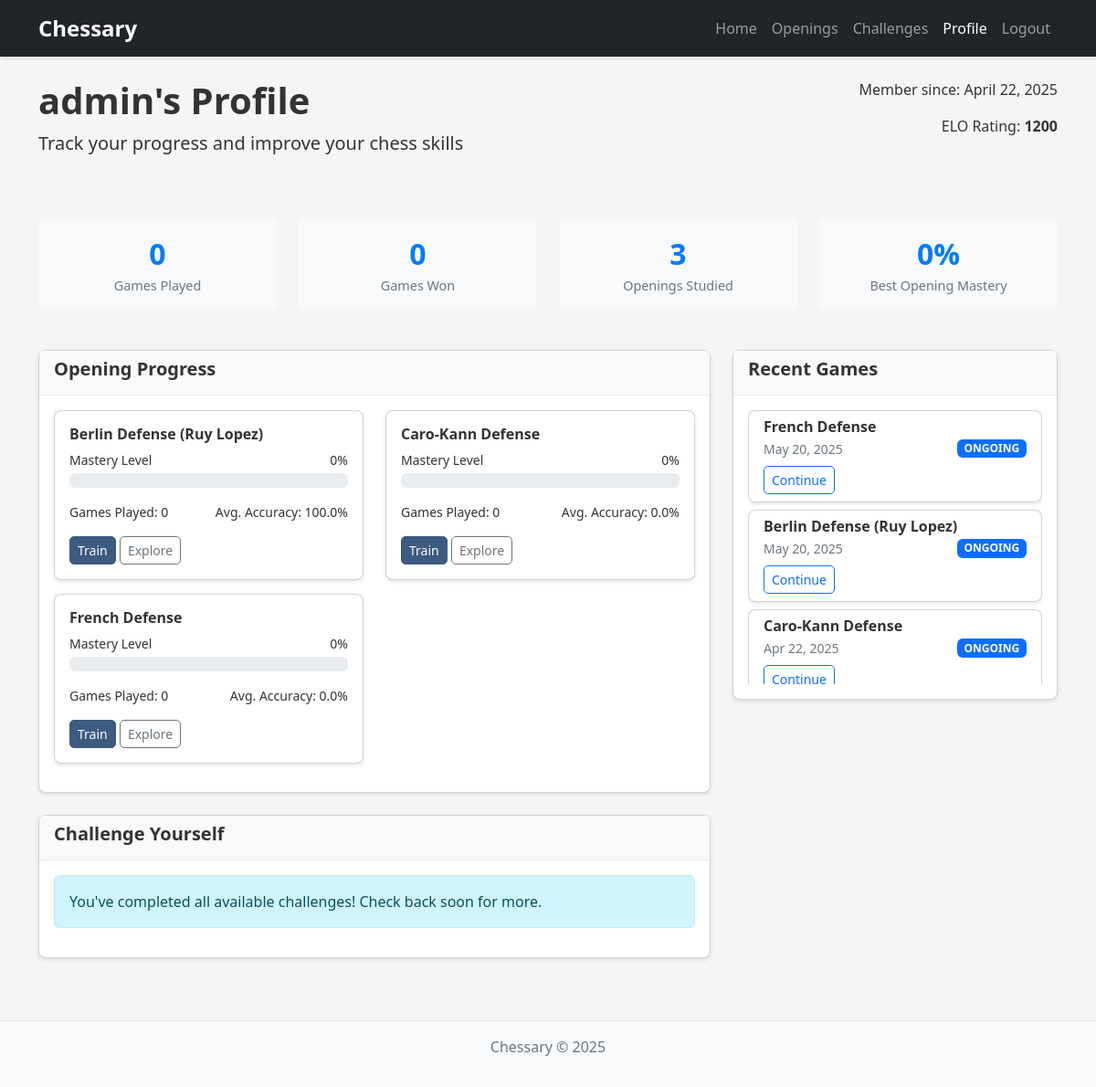
The page /profile/ (signed in) on the database as committed earlier.
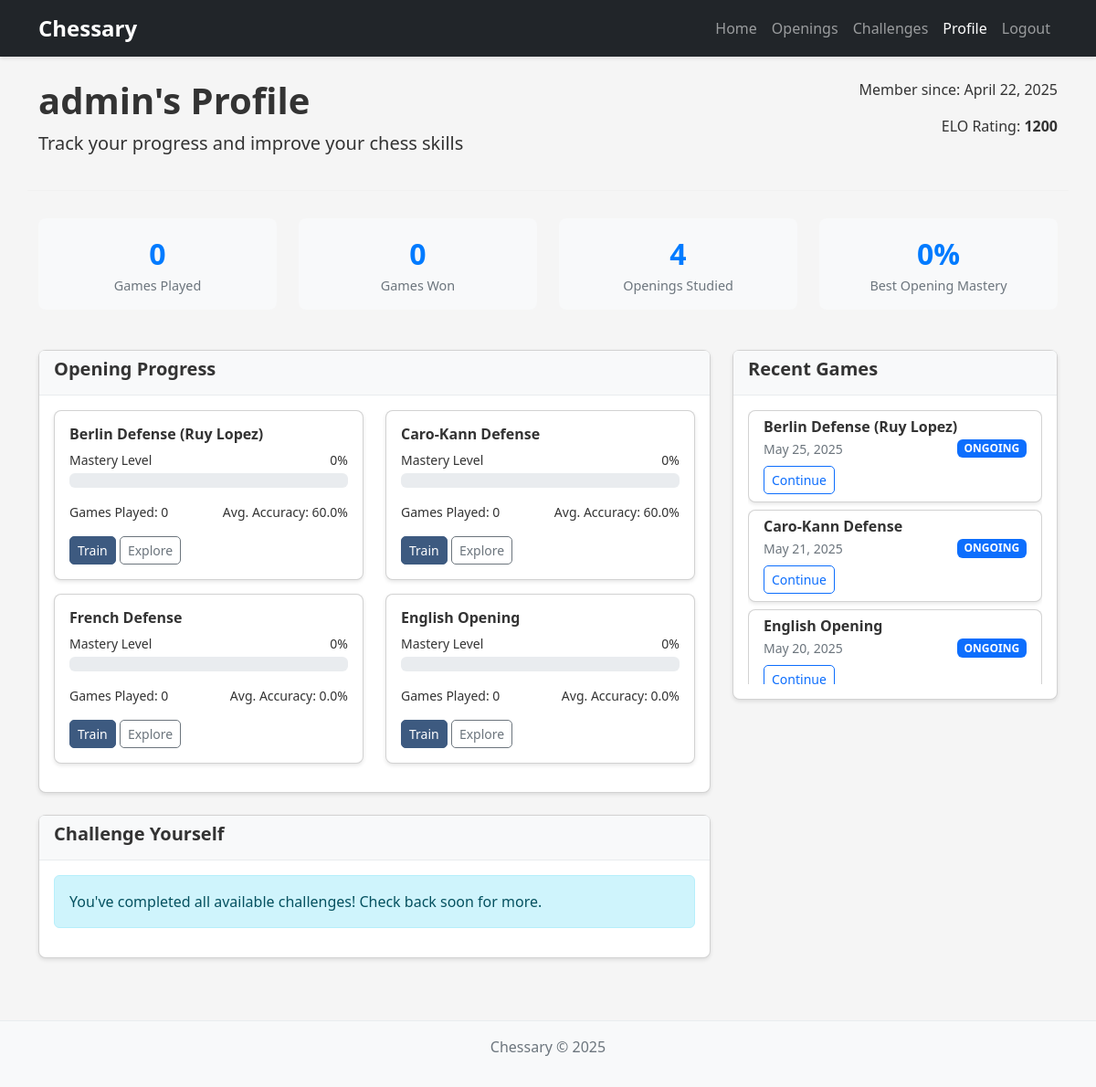
The same page on the database as committed later.
### chess_app/models.py (models this page shows, shortened)
class UserProfile(models.Model):
    user = models.OneToOneField(User, on_delete=models.CASCADE)
    elo_rating = models.IntegerField(default=1200)
    games_played = models.IntegerField(default=0)
    games_won = models.IntegerField(default=0)

class UserProgress(models.Model):
    user = models.ForeignKey(User, on_delete=models.CASCADE)
    opening = models.ForeignKey(Opening, on_delete=models.CASCADE)
    games_played = models.IntegerField(default=0)
    mastery_level = models.IntegerField(default=0)  # 0-100 scale
    last_played = models.DateTimeField(auto_now=True)
    avg_accuracy = models.FloatField(default=0.0)  # Average move accuracy 0-100
    best_accuracy = models.FloatField(default=0.0)  # Best game accuracy 0-100
    common_mistakes = models.TextField(blank=True, null=True)  # JSON field to store common mistake positions
    class Meta:
        unique_together = ['user', 'opening']

class Opening(models.Model):
    name = models.CharField(max_length=100)
    eco_code = models.CharField(max_length=10, blank=True, null=True)
    pgn_moves = models.TextField()
    description = models.TextField()
    difficulty = models.IntegerField(default=1)  # 1-5 scale
    is_popular = models.BooleanField(default=False)
    for_white = models.BooleanField(default=True)  # True for White, False for Black
    category = models.CharField(max_length=50, blank=True, null=True) # e.g., "Open Game", "Semi-Open", etc.
    main_line = models.TextField(blank=True, null=True)  # Optional field for the main line PGN
    parent_opening = models.ForeignKey('self', on_delete=models.SET_NULL, blank=True, null=True, related_name='variations')

class Game(models.Model):
    GAME_STATUS_CHOICES = [
        ('ONGOING', 'Ongoing'),
        ('COMPLETED', 'Completed'),
        ('ABANDONED', 'Abandoned'),
    ]
    user = models.ForeignKey(User, on_delete=models.CASCADE)
    opening = models.ForeignKey(Opening, on_delete=models.CASCADE)
    created_at = models.DateTimeField(auto_now_add=True)
    updated_at = models.DateTimeField(auto_now=True)
    status = models.CharField(max_length=20, choices=GAME_STATUS_CHOICES, default='ONGOING')
    fen_position = models.CharField(max_length=100, default='rnbqkbnr/pppppppp/8/8/8/8/PPPPPPPP/RNBQKBNR w KQkq - 0 1')
    user_color = models.CharField(max_length=5, default='white')
    ai_strength = models.IntegerField(default=15)  # Stockfish depth
    in_opening_book = models.BooleanField(default=True)  # Whether we're still in the opening book
    result = models.CharField(max_length=10, blank=True, null=True)  # "1-0", "0-1", "1/2-1/2"

### chess_app/views.py (the view)
# urls.py: path('profile/', views.user_profile, name='user_profile'),
@login_required
def user_profile(request):
    user_profile, created = UserProfile.objects.get_or_create(user=request.user)
    progress_list = UserProgress.objects.filter(user=request.user).order_by('-mastery_level')
    recent_games = Game.objects.filter(user=request.user).order_by('-updated_at')[:5]
    unsolved_challenges = UserChallenge.objects.filter(
        user=request.user,
        is_solved=False
    ).select_related('challenge')[:5]
    return render(request, 'chess_app/user_profile.html', {
        'profile': user_profile,
        'progress_list': progress_list,
        'recent_games': recent_games,
        'unsolved_challenges': unsolved_challenges
    })

### chess_app/templates/chess_app/user_profile.html (shortened to what this page needs)
{% extends 'chess_app/base.html' %}
{% load static %}
{% block content %}
<div class="row profile-header">
    <div class="col-md-8">
        <h1>{{ profile.user.username }}'s Profile</h1>
        <p class="lead">Track your progress and improve your chess skills</p>
    </div>
    <div class="col-md-4 text-end">
        <p>Member since: {{ profile.user.date_joined|date:"F j, Y" }}</p>
        <p>ELO Rating: <strong>{{ profile.elo_rating }}</strong></p>
    </div>
</div>
<div class="row">
    <div class="col-md-12 mb-4">
        <div class="row">
            <div class="col-md-3">
                <div class="stats-card">
                    <div class="stats-number">{{ profile.games_played }}</div>
                    <div class="stats-label">Games Played</div>
                </div>
            </div>
            <div class="col-md-3">
                <div class="stats-card">
                    <div class="stats-number">{{ profile.games_won }}</div>
                    <div class="stats-label">Games Won</div>
                </div>
            </div>
            <div class="col-md-3">
                <div class="stats-card">
                    <div class="stats-number">{{ progress_list.count }}</div>
                    <div class="stats-label">Openings Studied</div>
                </div>
            </div>
            <div class="col-md-3">
                <div class="stats-card">
                    <div class="stats-number">
                        {% if progress_list %}
                            {{ progress_list.0.mastery_level }}%
                        {% else %}
                            0%
                        {% endif %}
                    </div>
                    <div class="stats-label">Best Opening Mastery</div>
                </div>
            </div>
        </div>
    </div>
    <div class="col-md-8">
        <div class="card mb-4">
            <div class="card-header">
                <h5>Opening Progress</h5>
            </div>
            <div class="card-body">
                {% if progress_list %}
                    <div class="row">
                        {% for progress in progress_list %}
                        <div class="col-md-6">
                            <div class="card progress-card">
                                <div class="card-body">
                                    <h6 class="card-title">{{ progress.opening.name }}</h6>
                                    <div class="d-flex justify-content-between mb-1">
                                        <small>Mastery Level</small>
                                        <small>{{ progress.mastery_level }}%</small>
                                    </div>
                                    <div class="progress mb-3">
                                    </div>
                                    <div class="d-flex justify-content-between">
                                        <small>Games Played: {{ progress.games_played }}</small>
                                        <small>Avg. Accuracy: {{ progress.avg_accuracy|floatformat:1 }}%</small>
                                    </div>
                                    <div class="mt-3">
                                        <a href="{% url 'game' progress.opening.id %}" class="btn btn-sm btn-primary">Train</a>
                                        <a href="{% url 'opening_explorer_detail' progress.opening.id %}" class="btn btn-sm btn-outline-secondary">Explore</a>
                                    </div>
                                </div>
                            </div>
                        </div>
                        {% endfor %}
                    </div>
                {% else %}
                    <div class="alert alert-info">
                        You haven't started studying any openings yet.
                        <a href="{% url 'opening_selection' %}">Choose an opening to start training!</a>
                    </div>
                {% endif %}
            </div>
        </div>
        <div class="card">
            <div class="card-header">
                <h5>Challenge Yourself</h5>
            </div>
            <div class="card-body">
                {% if unsolved_challenges %}
                    <p>Complete these challenges to improve your chess skills:</p>
                    {% for user_challenge in unsolved_challenges %}
                        <div class="challenge-item">
                            <h6>{{ user_challenge.challenge.title }}</h6>
                            <p>{{ user_challenge.challenge.description|truncatechars:100 }}</p>
                            <p>
                                <span class="badge bg-info">{{ user_challenge.challenge.get_difficulty_display }}</span>
                                <span class="badge bg-secondary">{{ user_challenge.challenge.opening.name }}</span>
                                <span class="badge bg-warning">Attempts: {{ user_challenge.attempts }}</span>
                            </p>
                            <a href="{% url 'challenge_detail' user_challenge.challenge.id %}" class="btn btn-sm btn-primary">
                                Try Challenge
                            </a>
                        </div>
                    {% endfor %}
                    <div class="mt-3">
                        <a href="{% url 'challenges' %}" class="btn btn-outline-primary">View All Challenges</a>
                    </div>
                {% else %}
                    <div class="alert alert-info">
                        You've completed all available challenges! Check back soon for more.
                    </div>
                {% endif %}
            </div>
        </div>
    </div>
    <div class="col-md-4">
        <div class="card">
            <div class="card-header">
                <h5>Recent Games</h5>
            </div>
            <div class="card-body">
                <div class="recent-games-list">
                    {% if recent_games %}
                        {% for game in recent_games %}
                            <div class="card mb-2">
                                <div class="card-body py-2 px-3">
                                    <h6 class="card-title mb-1">{{ game.opening.name }}</h6>
                                    <div class="d-flex justify-content-between align-items-center">
                                        <small class="text-muted">{{ game.updated_at|date:"M d, Y" }}</small>
                                        <span class="badge {% if game.status == 'COMPLETED' %}bg-success{% elif game.status == 'ONGOING' %}bg-primary{% else %}bg-secondary{% endif %}">
                                            {{ game.status }}
                                        </span>
                                    </div>
                                    <div class="mt-2">
                                        <a href="{% url 'game' game.opening.id %}" class="btn btn-sm btn-outline-primary">Continue</a>
                                    </div>
                                </div>
                            </div>
                        {% endfor %}
                    {% else %}
                        <div class="alert alert-info">
                            You haven't played any games yet.
                        </div>
                    {% endif %}
                </div>
            </div>
        </div>
    </div>
</div>
{% endblock %}

### chess_app/templates/chess_app/base.html (shortened to what this page needs)
<!DOCTYPE html>
<html lang="en">
<head>
    {% load static %}
    <link rel="stylesheet" href="https://cdn.jsdelivr.net/npm/bootstrap@5.2.3/dist/css/bootstrap.min.css">
    <link rel="stylesheet" href="{% static 'chess_app/css/style.css' %}">
    <link rel="stylesheet" href="https://unpkg.com/@chrisoakman/chessboardjs@1.0.0/dist/chessboard-1.0.0.min.css">
</head>
<body>
    <nav class="navbar navbar-expand-lg navbar-dark bg-dark">
        <div class="container">
            <a class="navbar-brand" href="{% url 'home' %}">Chessary</a>
            <div class="collapse navbar-collapse" id="navbarNav">
                <ul class="navbar-nav ms-auto">
                    <li class="nav-item">
                        <a class="nav-link" href="{% url 'home' %}">Home</a>
                    </li>
                    <li class="nav-item">
                        <a class="nav-link" href="{% url 'opening_selection' %}">Openings</a>
                    </li>
                    <li class="nav-item">
                        <a class="nav-link" href="{% url 'challenges' %}">Challenges</a>
                    </li>
                    {% if user.is_authenticated %}
                    <li class="nav-item">
                        <a class="nav-link" href="{% url 'user_profile' %}">Profile</a>
                    </li>
                    <li class="nav-item">
                        <form method="post" action="{% url 'logout' %}" class="d-inline">
                            <button type="submit" class="nav-link btn btn-link" style="border: none; background: none; color: rgba(255,255,255,.55);">Logout</button>
                        </form>
                    </li>
                    {% endif %}
                </ul>
            </div>
        </div>
    </nav>
    <div class="container mt-4">
        {% block content %}
        {% endblock %}
    </div>
    <footer class="mt-5 py-3 bg-light">
        <div class="container text-center">
            <p>Chessary &copy; {% now "Y" %}</p>
        </div>
    </footer>
</body>
</html>

### chess_app/static/chess_app/css/style.css (style rules this page uses)
body { font-family: 'Segoe UI', Tahoma, Geneva, Verdana, sans-serif; background-color: #f5f5f5; color: #333; }
h1, h2, h3, h4, h5, h6 { font-weight: 600; }
.card { border-radius: 8px; box-shadow: 0 2px 4px rgba(0, 0, 0, 0.1); margin-bottom: 20px; }
.card-header { background-color: #f8f9fa; border-bottom: 1px solid #e9ecef; font-weight: 600; }
.btn { border-radius: 5px; font-weight: 500; }
.btn-primary { background-color: #3d5a80; border-color: #3d5a80; }
.navbar { box-shadow: 0 2px 4px rgba(0, 0, 0, 0.1); }
.navbar-brand { font-weight: 700; font-size: 1.5rem; }
footer { background-color: #f8f9fa; border-top: 1px solid #e9ecef; color: #6c757d; }

### chess_app/templates/chess_app/user_profile.html (style rules this page uses)
.profile-header { border-bottom: 1px solid #f1f1f1; padding-bottom: 20px; margin-bottom: 30px; }
.stats-card { text-align: center; padding: 15px; border-radius: 8px; margin-bottom: 20px; background-color: #f8f9fa; }
.stats-number { font-size: 2rem; font-weight: bold; color: #007bff; }
.stats-label { font-size: 0.9rem; color: #6c757d; }
.progress-card { margin-bottom: 15px; transition: transform 0.2s; }
.recent-games-list { max-height: 300px; overflow-y: auto; }

Rows that differ between the two databases and show on the page:
no longer on this page (row unchanged): Game: opening.name "French Defense", updated_at "May 20, 2025", status "ONGOING"
changed UserProgress "Berlin Defense (Ruy Lopez)": avg_accuracy "100.0" → "60.0"
changed UserProgress "Caro-Kann Defense": avg_accuracy "0.0" → "60.0"
added UserProgress: opening.name "English Opening", mastery_level "0", games_played "0", avg_accuracy "0.0"
changed Game "Berlin Defense (Ruy Lopez)": updated_at "May 20, 2025" → "May 25, 2025"
changed Game "Caro-Kann Defense": updated_at "Apr 22, 2025" → "May 21, 2025"
added Game: opening.name "English Opening", updated_at "May 20, 2025", status "ONGOING"
Other text that changed with them:
{{ progress_list.count }}: "3" → "4"
